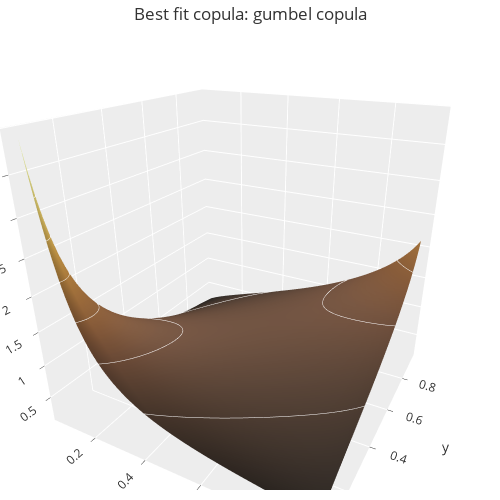

Notebook cell for this chart:
### Code cell
best_fit = pv.Bicop()

best_fit.select(data = garch_residuals_u_df[['Soybean Oil', 'Soybean Meal']], controls = controls)  
fit_results = {}
for family, fitted_copula in fits.items():
    fit_results[family] = {'loglik': fitted_copula.loglik(garch_residuals_u_df[['Soybean Oil', 'Soybean Meal']]),
                           'aic': fitted_copula.aic(garch_residuals_u_df[['Soybean Oil', 'Soybean Meal']]),
                           'bic': fitted_copula.bic(garch_residuals_u_df[['Soybean Oil', 'Soybean Meal']])}
print(f"""
Fit controls:
---------
{controls}

Fit results:
------------
{pd.DataFrame.from_dict(fit_results, orient='index')}

Best fit:
---------
{best_fit}""")

plot_copula_surface(best_fit, f"Best fit copula: {best_fit.family.name}")

### Figure 1 — Plotly figure (JSON) as saved in the notebook; plotly's stock layout.template omitted (floating-point values rounded to 4 significant figures; data arrays with more than 128 entries replaced by an {"elided": "..."} marker saying what was removed)
{"data": [{"colorscale": [[0, "rgb(34, 30, 27)"], [0.09091, "rgb(57, 45, 37)"], [0.1818, "rgb(80, 59, 46)"], [0.2727, "rgb(104, 72, 53)"], [0.3636, "rgb(129, 87, 56)"], [0.4545, "rgb(151, 103, 58)"], [0.5455, "rgb(170, 121, 60)"], [0.6364, "rgb(186, 143, 66)"], [0.7273, "rgb(199, 168, 83)"], [0.8182, "rgb(209, 193, 107)"], [0.9091, "rgb(220, 219, 137)"], [1, "rgb(232, 245, 171)"]], "contours": {"z": {"color": "white", "end": 3.893, "show": true, "size": 0.5, "start": 0.2391}}, "showscale": false, "type": "surface", "x": {"elided": "100x100 float values"}, "y": {"elided": "100x100 float values"}, "z": {"elided": "100x100 float values"}}], "layout": {"autosize": false, "height": 500, "margin": {"b": 10, "l": 0, "r": 0, "t": 40}, "scene": {"aspectmode": "auto", "aspectratio": {"x": 1, "y": 1, "z": 1}, "camera": {"center": {"x": 0, "y": 0, "z": 0}, "eye": {"x": 0.8084, "y": -1.486, "z": 0.7758}, "projection": {"type": "perspective"}, "up": {"x": 0, "y": 0, "z": 1}}}, "title": {"text": "Best fit copula: gumbel copula"}, "width": 500}}
